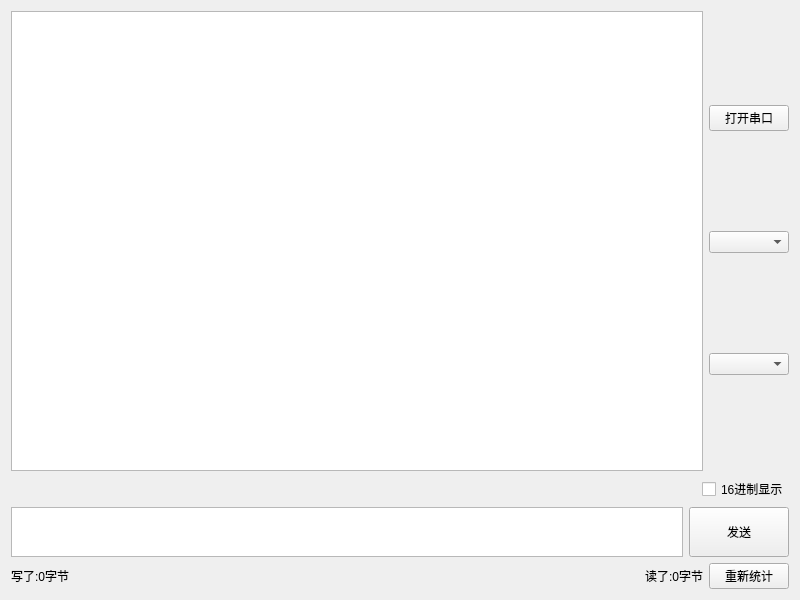
<?xml version="1.0" encoding="UTF-8"?>
<ui version="4.0">
 <class>Widget</class>
 <widget class="QWidget" name="Widget">
  <property name="geometry">
   <rect>
    <x>0</x>
    <y>0</y>
    <width>800</width>
    <height>600</height>
   </rect>
  </property>
  <property name="windowTitle">
   <string>Widget</string>
  </property>
  <layout class="QVBoxLayout" name="verticalLayout_2" stretch="4,1,2,1">
   <item>
    <layout class="QHBoxLayout" name="horizontalLayout_2">
     <item>
      <widget class="QTextEdit" name="textEdit_show"/>
     </item>
     <item>
      <layout class="QVBoxLayout" name="verticalLayout">
       <item>
        <widget class="QPushButton" name="open">
         <property name="text">
          <string>打开串口</string>
         </property>
        </widget>
       </item>
       <item>
        <widget class="QComboBox" name="BaudRate"/>
       </item>
       <item>
        <widget class="QComboBox" name="PortName"/>
       </item>
      </layout>
     </item>
    </layout>
   </item>
   <item>
    <layout class="QHBoxLayout" name="horizontalLayout_3">
     <item>
      <spacer name="horizontalSpacer">
       <property name="orientation">
        <enum>Qt::Horizontal</enum>
       </property>
       <property name="sizeHint" stdset="0">
        <size>
         <width>40</width>
         <height>20</height>
        </size>
       </property>
      </spacer>
     </item>
     <item>
      <widget class="QCheckBox" name="checkBox">
       <property name="text">
        <string>16进制显示</string>
       </property>
      </widget>
     </item>
    </layout>
   </item>
   <item>
    <layout class="QHBoxLayout" name="horizontalLayout">
     <item>
      <widget class="QTextEdit" name="textEdit_send">
       <property name="minimumSize">
        <size>
         <width>0</width>
         <height>50</height>
        </size>
       </property>
       <property name="maximumSize">
        <size>
         <width>16777215</width>
         <height>50</height>
        </size>
       </property>
      </widget>
     </item>
     <item>
      <widget class="QPushButton" name="send">
       <property name="minimumSize">
        <size>
         <width>100</width>
         <height>50</height>
        </size>
       </property>
       <property name="text">
        <string>发送</string>
       </property>
      </widget>
     </item>
    </layout>
   </item>
   <item>
    <layout class="QHBoxLayout" name="horizontalLayout_4">
     <item>
      <widget class="QLabel" name="label">
       <property name="text">
        <string>写了:0字节</string>
       </property>
      </widget>
     </item>
     <item>
      <spacer name="horizontalSpacer_2">
       <property name="orientation">
        <enum>Qt::Horizontal</enum>
       </property>
       <property name="sizeHint" stdset="0">
        <size>
         <width>40</width>
         <height>20</height>
        </size>
       </property>
      </spacer>
     </item>
     <item>
      <widget class="QLabel" name="label_2">
       <property name="text">
        <string>读了:0字节</string>
       </property>
      </widget>
     </item>
     <item>
      <widget class="QPushButton" name="pushButton">
       <property name="text">
        <string>重新统计</string>
       </property>
      </widget>
     </item>
    </layout>
   </item>
  </layout>
 </widget>
 <resources/>
 <connections/>
</ui>
